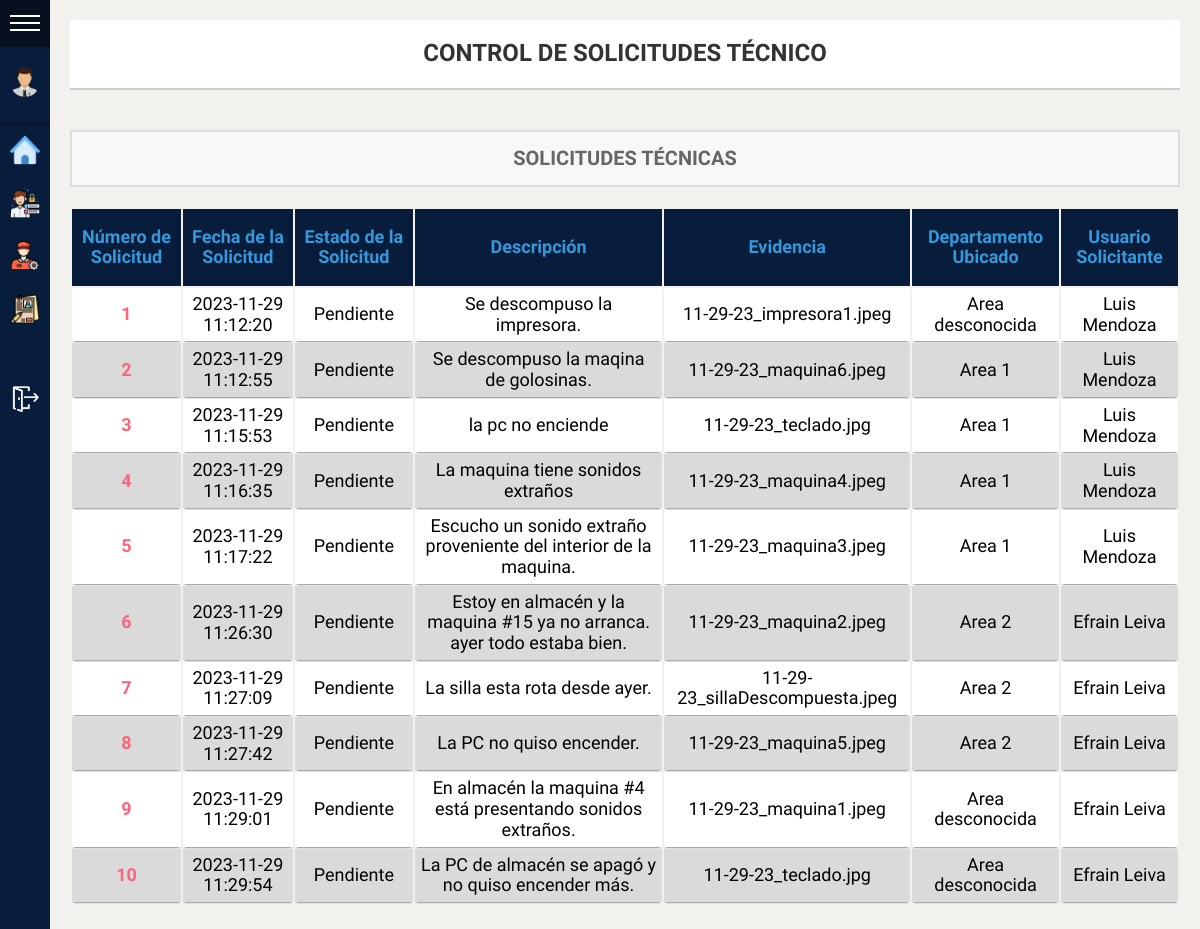
The page /View/Admin/controlTecnico.php (signed in) on the database its author committed.
### tables this page shows
CREATE TABLE solicitudes_tec(
    idSolicitudesTec INT AUTO_INCREMENT PRIMARY KEY,
    fechaSolicitud DATETIME NOT NULL,
    fechaResolucion DATETIME,
    fechFin DATETIME,
    estado VARCHAR (20) DEFAULT "Pendiente", 
    descripcion VARCHAR (200) NOT NULL,
    evidencia VARCHAR (100),
    ubicacion INT,
    idUserSolicitudTec INT,
    idTecnicoAsignado INT,
    idPrioridad int, 
    comentarioDeTecnico VARCHAR (200) DEFAULT "Sin comentarios", 
    foreign key (idPrioridad) references prioridades (idPrioridad),
    FOREIGN KEY (ubicacion) REFERENCES areas (idArea),
    FOREIGN KEY (idUserSolicitudTec) REFERENCES usuarios (user_id),
    FOREIGN key (idTecnicoAsignado) REFERENCES usuarios (user_id)
);

CREATE TABLE usuarios (
    user_id INT AUTO_INCREMENT PRIMARY KEY,
    first_name VARCHAR(30) NOT NULL,
    last_name VARCHAR(30) NOT NULL,
    email VARCHAR(50),
    password VARCHAR(20) NOT NULL, 
    numTel VARCHAR(15) NOT NULL UNIQUE,
    category INT,
    nickname VARCHAR (20) NOT NULL,
    status VARCHAR (20) DEFAULT "Pendiente",
    profile_pic VARCHAR(200),
    fechaRegistro DATETIME NOT NULL,
    cantidadTrabajosAsignados INT DEFAULT 0,
    idDepaUsuario INT,
    FOREIGN KEY (category) REFERENCES roles(idRol),
    FOREIGN KEY (idDepaUsuario) REFERENCES departamentos(idDepartamento)
);

### Data/conexionDB.php (called while the page is built, shortened)
<?php
class conexionDB{
    private $HOST = "";
    private $USER = "";
    private $PASS = "";
    private $DB = "";
    protected $connection;
    public function __construct(){
        $this->HOST="localhost";
        $this->USER="root";
        $this->PASS="";
        $this->DB="requests";
    }
    public function connect(){
        $this->connection = mysqli_connect($this->HOST, $this->USER, $this->PASS, $this->DB);
        if($this->connection){
            return true;
        }else{
            return false;
        }
    }
    public function execquery($query){
        $this->dataset = mysqli_query($this->connection,$query);
        if($this->dataset){
            return $this->dataset;
        }else{
            return 0;
        }
    }
}
?>

### View/Admin/SolTecnica.php (called while the page is built, shortened)
<?php
include("../../Data/conexionDB.php");
class SolTecnica extends conexionDB{
    public function getAllSolicitudTecAsJson(){
        $result = $this->connect();
        if ($result){
            $dataset = $this->execquery("Select * from solicitudes_tec");
            $data = array();
            while ($row = $dataset->fetch_assoc()) {
                $data[] = $row;
            }
            $json_data = json_encode($data, JSON_PRETTY_PRINT);
        } else {
            echo "No conecto";
            $json_data = "error";
        }
        return $json_data;
    }
    public function getNombreCompletoUsuario($user_id){
        $query = "SELECT * FROM usuarios WHERE user_id = $user_id";
        $result = $this->connect();
        if ($result) {
            $dataset = $this->execquery($query);
            $tupla  = mysqli_fetch_assoc($dataset);
            $nombre = $tupla['first_name'];
            $apellido =$tupla['last_name'];
            $nombreCompleto  = $nombre." ".$apellido;
        }
        else{
            $nombreCompleto = "error";
        }
        return $nombreCompleto;
    }
}
?>

### View/Admin/controlTecnico.php (the view, shortened to what this page needs)
<!DOCTYPE html>
<html lang="en">
<head>
	<link rel="stylesheet" href="../../CSS/normalize.css">
	<link rel="stylesheet" href="../../CSS/sidemenu.css">
</head>
<body>
	<div id="sidemenu" class="menu-collapsed">
		<div id="header">
			<div id="menu-btn">
				<div class="btn-hamburger"></div>
				<div class="btn-hamburger"></div>
				<div class="btn-hamburger"></div>
			</div>
		</div>
		<div id="profile">
			<?php
			if (!isset($_SESSION['profile_pic'])) {
				echo '<div id="photo"><img src="../../img/profiles_pics/usuario.png" alt="Usuario"></div>';
			} else {
				echo '<div id="photo"><img src="../../img/profiles_pics/' . $_SESSION['profile_pic'] . '" alt="Usuario"></div>';
			}
			?>
		</div>
		<div id="menu-items">
			<div class="item">
				<a href="../indexAdmin.php">
					<div class="icon"><img src="../../img//homeImagen.png" alt=""></div>
				</a>
			</div>
			<div class="item">
				<a href="gestionUsuarios.php">
					<div class="icon"><img src="../../img/gestionUsuarioImagen.png" alt=""></div>
				</a>
			</div>
			<div class="item">
				<a href="controlTecnico.php">
					<div class="icon"><img src="../../img/controlTecnicoImagen.png" alt=""></div>
				</a>
			</div>
			<div class="item">
				<a href="solicitudes.php">
					<div class="icon"><img src="../../img/requisicionesImagen.png" alt=""></div>
				</a>
			</div>
			<div class="item">
				<a href="catalogo.php">
					<div class="icon"><img src="../../img/catalogo.png" alt=""></div>
				</a>
			</div>
			<div class="item">
				<a href="../../App/logout.php">
					<div class="icon"><img src="../../img/logout.png" alt=""></div>
				</a>
			</div>
		</div>
	</div>
	<main class="mainE">
		<div class="containerF">
			<h1>Control de Solicitudes Técnico</h1>
		</div>
		<?php include('SolTecnica.php');
		$miobjeto = new SolTecnica();
		$dataset = $miobjeto->getAllSolicitudTecAsJson();
		?>
		<div class="containerH">
			<h2>Solicitudes Técnicas</h2>
		</div>
		<table class="containerT">
			<thead>
				<tr>
					<th>
						<h1>Número de Solicitud</h1>
					</th>
					<th>
						<h1>Fecha de la Solicitud</h1>
					</th>
					<th>
						<h1>Estado de la Solicitud</h1>
					</th>
					<th>
						<h1>Descripción</h1>
					</th>
					<th>
						<h1>Evidencia</h1>
					</th>
					<th>
						<h1>Departamento Ubicado</h1>
					</th>
					<th>
						<h1>Usuario Solicitante</h1>
					</th>
				</tr>
			</thead>
			<tbody>
				<?php
				$resultados = json_decode($dataset, true);
				if (!empty($resultados)) {
					foreach ($resultados as $tupla) {
						switch ($tupla['ubicacion']) {
							case 1:
								$ubi = "Area 1";
								break;
							case 2:
								$ubi = "Area 2";
								break;
							default:
								$ubi = "Area desconocida";
								break;
						}
				?>
						<tr>
							<td><?php echo $tupla['idSolicitudesTec']; ?></td>
							<td><?php echo $tupla['fechaSolicitud']; ?></td>
							<td><?php echo $tupla['estado']; ?></td>
							<td><?php echo $tupla['descripcion']; ?></td>
							<td><?php echo $tupla['evidencia']; ?></td>
							<td><?php echo $ubi; ?></td>
							<td><?php echo $miobjeto->getNombreCompletoUsuario($tupla['idUserSolicitudTec']); ?></td>
						</tr>
				<?php
					}
				} else {
					echo "<tr><td colspan='7'>No hay solicitudes técnicas disponibles.</td></tr>";
				}
				?>
			</tbody>
		</table>
	</main>
</body>
</html>

### CSS/sidemenu.css (style rules this page uses)
:root { --width: 300px; --padding: 10px; --bgcolor: rgb(8, 29, 59); --hovercolor: rgb(5, 15, 29); --width-collapsed: 50px; --fuente: 'Libre Franklin', sans-serif; }
body { background-color: #f3f1ee; font-family: var(--fuente); font-size: 18px; padding: 0; margin: 0; margin-left: var(--width-collapsed); }
#sidemenu { background-color: var(--bgcolor); color: white; position: fixed; height: 100%; left: 0; top: 0; }
#sidemenu a { color: white; text-decoration: none; }
#sidemenu #header { box-sizing: border-box; border-bottom: solid 1px var(--hovercolor); }
#sidemenu #header #title, #sidemenu #header #menu-btn { vertical-align: middle; }
#sidemenu #header #menu-btn { display: inline-block; }
#sidemenu #header #menu-btn { cursor: pointer; padding: 10px; width: var(--width-collapsed); box-sizing: border-box; }
#sidemenu #header #menu-btn .btn-hamburger { background-color: #fff; width: 100%; height: 2px; margin: 5px 0; }
#sidemenu #profile { border-bottom: solid 1px var(--hovercolor); padding: var(--padding) 0; text-align: center; }
#sidemenu #profile #photo { box-sizing: border-box; padding: var(--padding); margin: 0 auto; }
#sidemenu #profile #photo img { border-radius: 50%; width: 60%; }
#sidemenu #profile #photo, #sidemenu #profile #name { font-size: 24px; padding: var(--padding) 0; overflow: hidden; }
#sidemenu #menu-items { overflow:hidden; }
#sidemenu #menu-items .item { width: var(--width); }
#sidemenu #menu-items .item .icon { display: inline-block; }
#sidemenu #menu-items .item .icon, #sidemenu #menu-items .item .title { font-size: 14px; vertical-align: middle; overflow: hidden; display: inline-block; }
#sidemenu #menu-items .item a { display: block; }
#sidemenu #menu-items .item .icon { box-sizing: border-box; padding: var(--padding); width: var(--width-collapsed); }
#sidemenu #menu-items .item .icon img { width: 100%; }
.menu-collapsed { width: var(--width-collapsed); }
.menu-collapsed .item { width: 100px; }

### rows shown on the page
solicitudes_tec: idSolicitudesTec "1", fechaSolicitud "2023-11-29 11:12:20", estado "Pendiente", descripcion "Se descompuso la impresora.", evidencia "11-29-23_impresora1.jpeg", ubicacion "Area desconocida", idUserSolicitudTec.last_name "Luis Mendoza"
solicitudes_tec: idSolicitudesTec "2", fechaSolicitud "2023-11-29 11:12:55", estado "Pendiente", descripcion "Se descompuso la maqina de golosinas.", evidencia "11-29-23_maquina6.jpeg", ubicacion "Area 1", idUserSolicitudTec.last_name "Luis Mendoza"
solicitudes_tec: idSolicitudesTec "3", fechaSolicitud "2023-11-29 11:15:53", estado "Pendiente", descripcion "la pc no enciende", evidencia "11-29-23_teclado.jpg", ubicacion "Area 1", idUserSolicitudTec.last_name "Luis Mendoza"
solicitudes_tec: idSolicitudesTec "4", fechaSolicitud "2023-11-29 11:16:35", estado "Pendiente", descripcion "La maquina tiene sonidos extraños", evidencia "11-29-23_maquina4.jpeg", ubicacion "Area 1", idUserSolicitudTec.last_name "Luis Mendoza"
solicitudes_tec: idSolicitudesTec "5", fechaSolicitud "2023-11-29 11:17:22", estado "Pendiente", descripcion "Escucho un sonido extraño proveniente del interior de la maquina.", evidencia "11-29-23_maquina3.jpeg", ubicacion "Area 1", idUserSolicitudTec.last_name "Luis Mendoza"
solicitudes_tec: idSolicitudesTec "6", fechaSolicitud "2023-11-29 11:26:30", estado "Pendiente", descripcion "Estoy en almacén y la maquina #15 ya no arranca. ayer todo estaba bien.", evidencia "11-29-23_maquina2.jpeg", ubicacion "Area 2", idUserSolicitudTec.last_name "Efrain Leiva"
solicitudes_tec: idSolicitudesTec "7", fechaSolicitud "2023-11-29 11:27:09", estado "Pendiente", descripcion "La silla esta rota desde ayer.", evidencia "11-29-23_sillaDescompuesta.jpeg", ubicacion "Area 2", idUserSolicitudTec.last_name "Efrain Leiva"
solicitudes_tec: idSolicitudesTec "8", fechaSolicitud "2023-11-29 11:27:42", estado "Pendiente", descripcion "La PC no quiso encender.", evidencia "11-29-23_maquina5.jpeg", ubicacion "Area 2", idUserSolicitudTec.last_name "Efrain Leiva"
solicitudes_tec: idSolicitudesTec "9", fechaSolicitud "2023-11-29 11:29:01", estado "Pendiente", descripcion "En almacén la maquina #4 está presentando sonidos extraños.", evidencia "11-29-23_maquina1.jpeg", ubicacion "Area desconocida", idUserSolicitudTec.last_name "Efrain Leiva"
solicitudes_tec: idSolicitudesTec "10", fechaSolicitud "2023-11-29 11:29:54", estado "Pendiente", descripcion "La PC de almacén se apagó y no quiso encender más.", evidencia "11-29-23_teclado.jpg", ubicacion "Area desconocida", idUserSolicitudTec.last_name "Efrain Leiva"
